Frame 1 (no input): blank canvas, image omitted
Frame 60 (no input): blank canvas, image omitted
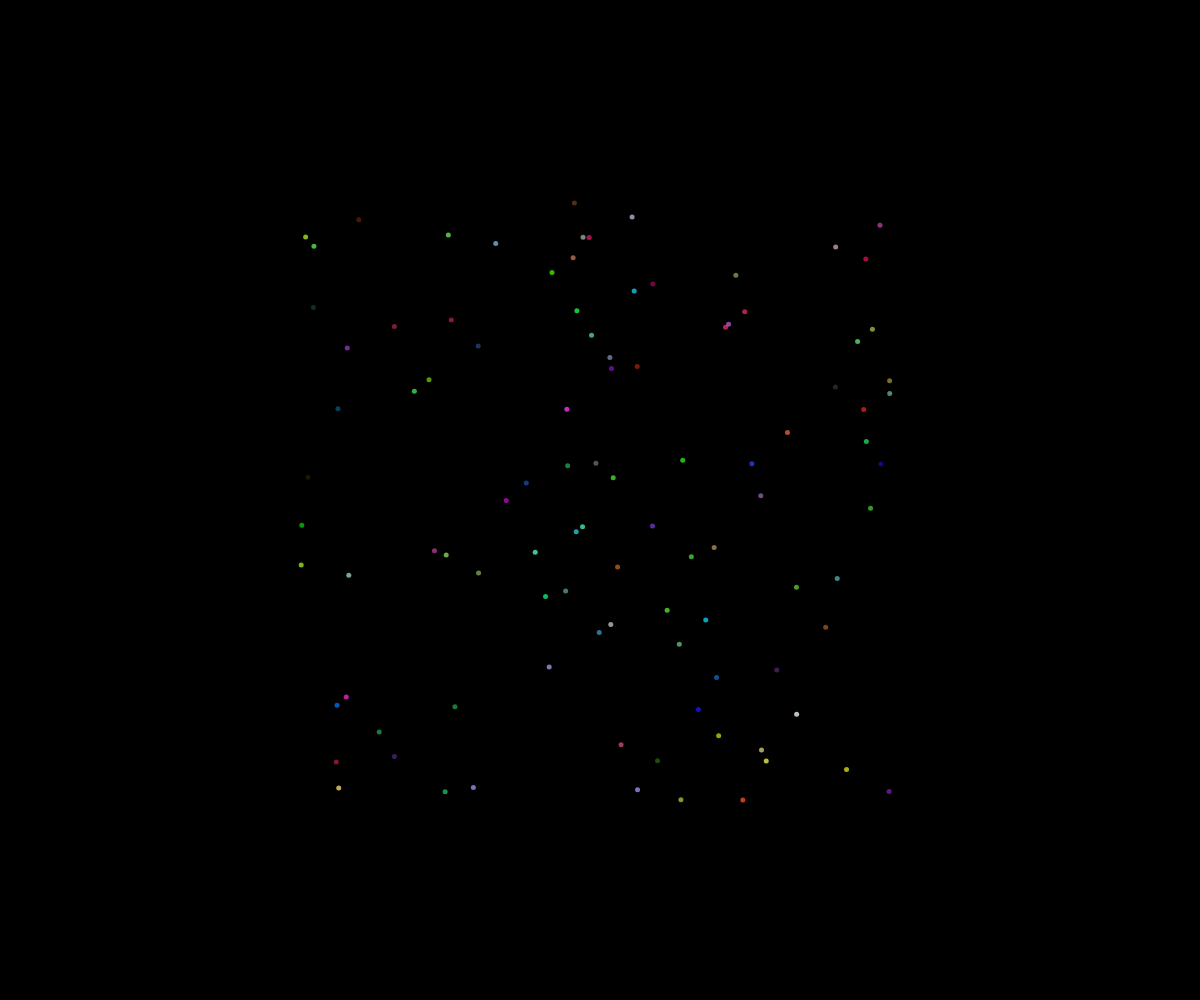
Frame 120 (the mouse pressed at the canvas centre since frame 60)

The p5.js sketch whose frames 1 and 60 were blank and that drew this single picture after the mouse press (run headless with seeded random() and noise() and a simulated clock; from frame 60 on, the mouse is pressed at the canvas centre):

// p5.js sketch
// ── sketch.js
// Fireworks OOP Demo
// Misheel
// Nov. 20
//


let theFireworks = [];

function setup() {
  createCanvas(windowWidth, windowHeight);
}

function draw() {
  background(0);

  // for (let particle of theFireworks) {
  for (let i = theFireworks.length-1; i >= 0; i--){
    let particle = theFireworks[i];
    particle.update();
    if (particle.isDead()) {
      //remove from array
      theFireworks.splice(i, 1);
    }
    else {
      //display
      particle.display();
    }
  }

}

function mousePressed() {
  for (let i = 0; i < 100; i++) {
    let dx = random(-5, 5);
    let dy = random(-5, 5);
    let someParticle = new Particle(mouseX, mouseY, dx, dy);
    theFireworks.push(someParticle);
  }
}

class Particle {
  constructor(x, y, dx, dy){
    this.x = x;
    this.y = y;
    this.dx = dx;
    this.dy = dy;
    this.radius = 5;
    this.r = random(255);
    this.g = random(255);
    this.b = random(255);
    this.alpha = 255;
  }

  display() {
    noStroke();
    fill(this.r, this.g, this.b, this.alpha);
    circle(this.x, this.y , this.radius)*2;
  }

  update() {
    //move
    this.x += this.dx;
    this.y += this.dy;

    //get more transparent
    this.alpha --;
  }

  isDead() {
    return this.alpha <= 0;
  }
}
